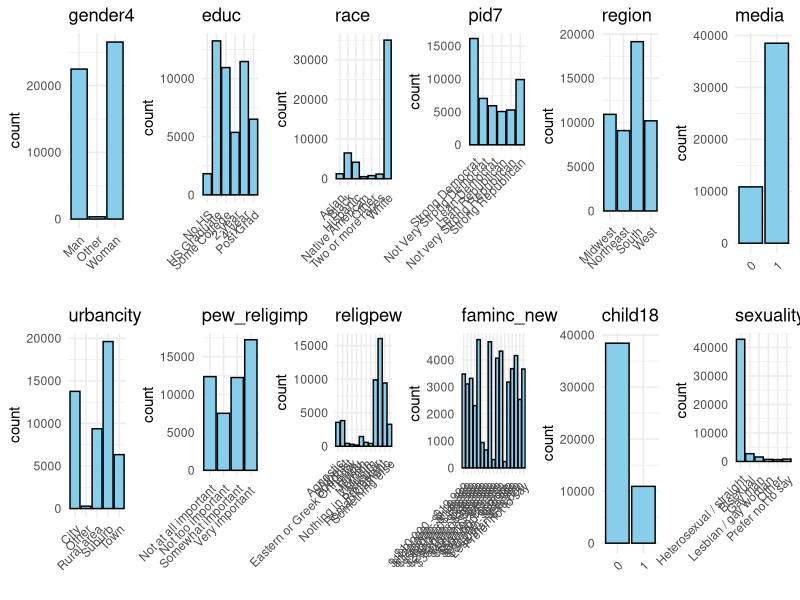

The R script that drew this image: (Note: this script raises an error after producing the figure.)
## ---- chunk 1

# Import Libraries

library(tidyverse)
library(dplyr)
library(foreign)
library(ggplot2)
library(MASS)
library(Hmisc)
library(reshape2)

#Formatting From 2022 Data

# data <- read_csv('data_2022.csv')
# data <- data %>% filter((!pid7 %in% c(4,8,9))) # dropped moderate and not sure
# data <- data %>% mutate(age = 2022 - birthyr)
# data <- data %>% rename(media = CC22_200_1)
# data <- data %>% select(age, gender4,educ,race,pid7,inputstate,region,media,urbancity,pew_religimp,religpew,faminc_new,child18,sexuality)
# 1 is yes, #2 is no 
## ---- chunk 2

# Clean up data_smol
data_smol <- read.csv("data_smol.csv")

# Get rid of state
data_smol <- data_smol[-6]

#Recoding variables of interest from numbers
data_smol <- data_smol %>%
  mutate(gender4 = case_when(gender4 == '1' ~ 'Man',
                             gender4 == '2' ~ 'Woman',
                             gender4 == '3' ~ 'Other',
                             gender4 == '4' ~ 'Other')) %>%
  mutate(race = recode(race,
                       '1' = 'White',
                       '2' = 'Black',
                       '3' = 'Hispanic',
                       '4' = 'Asian',
                       '5' = 'Native American',
                       '6' = 'Two or more races',
                       '7' = 'Other',
                       '8' = 'Native American')) %>%
  mutate(region = recode(region,
                         '1' = 'Northeast',
                         '2' = 'Midwest',
                         '3' = 'South',
                         '4' = 'West')) %>%
  mutate(educ = factor(recode(educ,
                                 '1' = 'No HS',
                                 '2' = 'HS Graduate',
                                 '3' = 'Some College',
                                 '4' = '2-year',
                                 '5' = '4-year',
                                 '6' = 'Post Grad'), 
                          #after recoding assign levels
                          levels = c(
                            'No HS',
                            'HS Graduate',
                            'Some College',
                            '2-year',
                            '4-year',
                            'Post Grad')))%>%
  mutate(pid7 = as.character(pid7)) %>%
  mutate(pid7 = factor(
    recode(pid7,
      '1' = 'Strong Democrat',
      '2' = 'Not Very Strong Democrat',
      '3' = 'Lean Democrat',
      '5' = 'Lean Republican',
      '6' = 'Not very Strong Republican',
      '7' = 'Strong Republican'),
    #After recoding, we assign the order here
    levels = c(
      'Strong Democrat',
      'Not Very Strong Democrat',
      'Lean Democrat',
      'Lean Republican',
      'Not very Strong Republican',
      'Strong Republican'
    )))%>%
mutate(urbancity = recode(urbancity,
                         '1' = 'City',
                         '2' = 'Suburb',
                         '3' = 'Town',
                         '4' = 'Rural area', 
                         '5' = 'Other'))%>%
mutate(pew_religimp= recode(pew_religimp,
                         '1' = 'Very important ',
                         '2' = 'Somewhat important',
                         '3' = 'Not too important',
                         '4' = 'Not at all important'))%>%
mutate(sexuality= recode(sexuality,
                         '1' = ' Heterosexual / straight',
                         '2' = 'Lesbian / gay woman',
                         '3' = 'Gay man',
                         '4' = 'Bisexual',
                         '5'='Other', 
                         '6'='Prefer not to say'))%>%
mutate(religpew = recode(religpew,
                           '1' = 'Protestant',
                           '2' = 'Roman Catholic',
                           '3' = 'Mormon',
                           '4' = 'Eastern or Greek Orthodox',
                           '5' = 'Jewish',
                           '6' = 'Muslim',
                           '7' = 'Buddhist',
                           '8' = 'Hindu',
                           '9' = 'Atheist',
                           '10' = 'Agnostic',
                           '11' = 'Nothing in particular',
                           '12' = 'Something else'))%>%
mutate(faminc_new=recode(faminc_new,
                      "1" = "Less than $10,000",
                      "2" = "$10,000 - $19,999",
                      "3" = "$20,000 - $29,999",
                      "4" = "$30,000 - $39,999",
                      "5" = "$40,000 - $49,999",
                      "6" = "$50,000 - $59,999",
                      "7" = "$60,000 - $69,999",
                      "8" = "$70,000 - $89,999",
                      "9" = "$80,000 - $99,999",
                      "10" = "$100,000 - $119,999",
                      "11" = "$120,000 - $149,999",
                      "12" = "$150,000 - $199,999",
                      "13" = "$200,000 - $249,999",
                      "14" = "$250,000 - $349,999",
                      "15" = "$350,000 - $499,999",
                      "16" = "$500,000 or more",
                      "97" = "Prefer not to say")) %>%
  mutate(media = ifelse(media == 1, 1, 0)) %>%
  mutate(child18 = ifelse(child18 == 1, 1, 0)) 
## ---- chunk 3

# How many NAs do we have 

rows_with_na <- data_smol[which(rowSums(is.na(data_smol)) > 0),]

data_smol <- na.omit(data_smol)

## ---- chunk 4
# Assuming data_smol is your data frame
library(ggplot2)
library(cowplot)

# Function to create bar plots for categorical variables using ggplot2
plot_categorical_ggplot <- function(data, col) {
  ggplot(data, aes(x = factor(data[[col]]))) +
    geom_bar(fill = "skyblue", color = "black") +
    labs(title = col, x = "") +
    theme_minimal() +
    theme(axis.text.x = element_text(angle = 45, hjust = 1))
}

# Create a list of ggplot objects
plots_list <- lapply(names(data_smol)[-which(names(data_smol) == "age")], function(col) {
  plot_categorical_ggplot(data_smol, col)
})

# Combine the plots into a grid
plot_grid(plotlist = plots_list, ncol = 6)

# You can also save the combined plot if needed
# ggsave("combined_plot.png", plot = last_plot(), width = 12, height = 9)

## ---- chunk 5
#basic ordered logistic regression taking into account gender and sexuality  
gender_sexuality_model<- polr(pid7 ~ gender4 + sexuality, data = data_smol, Hess=TRUE)

summary(gender_sexuality_model)

## ---- chunk 6

#basic ordered logistic regression taking into account region
region_model<- polr(pid7 ~ region, data = data_smol, Hess=TRUE)
 
summary(region_model)

#basic ordered logistic regression taking into account region and urbancity 
region_urban_model<- polr(pid7 ~ region + urbancity, data = data_smol, Hess=TRUE)

summary(region_urban_model)

## ---- chunk 7

#religion and religious importance 




# random forest prediction

library(randomForest)

# Load the Iris dataset

rows_with_na <- which(rowSums(is.na(data_smol)) > 0)

data_smol[rows_with_na, ]

# Split the dataset into training and testing sets
set.seed(139) 
train_indices <- sample(1:nrow(data_smol), 0.7 * nrow(data_smol))  # 70% for training
train_data <- data_smol[train_indices, ]
test_data <- data_smol[-train_indices, ]

# Create a random forest model
rf_model <- randomForest(pid7 ~ ., data = train_data, ntree = 500)

data_smol 

# Make predictions on the test set
predictions <- predict(rf_model, test_data)

# Evaluate the model
conf_matrix <- table(predictions, test_data$Species)
print(conf_matrix)
accuracy <- sum(diag(conf_matrix)) / sum(conf_matrix)
cat("Accuracy:", accuracy, "\n")
